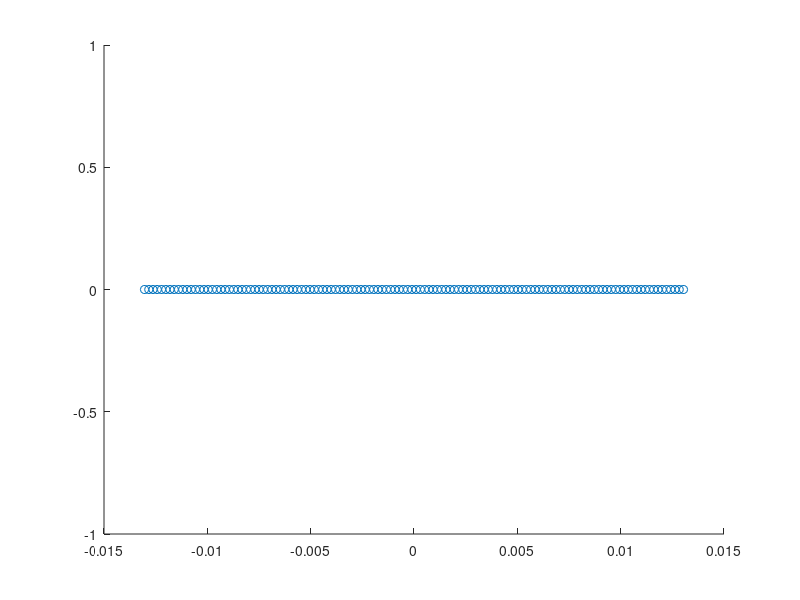

Source code (MATLAB): (Note: this script raises an error after producing the figure.)
clc
clear all
% close all

% set transducer frequency
P.Fc = 7.5e6;
P.wavespeed_skin = 1600; % m/s
P.wavespeed_brain = 1570; % m/s

% bone properties
bone.thickness = 2e-3; % m
bone.wavespeed = 3000; % m/s
bone.curvature = 0; % m^-1
bone.distance = 2e-3; % m

% define transducer
Trans.Fc = P.Fc;
Trans.lambda = 1540 / P.Fc;
Trans.NElems = 128;
Trans.XPiezo = (0:Trans.NElems - 1) .* Trans.lambda - (Trans.NElems - 1) / 2 * Trans.lambda;
Trans.ZPiezo = 0 * Trans.XPiezo;
Trans.lens_thickness = 5 * Trans.lambda;
Trans.lens_wavespeed = 1000; % m/s

% from bone, make realization of interfaces
xax = linspace(-Trans.NElems * Trans.lambda, Trans.NElems * Trans.lambda, 100); %
bone.outer_surface = (Trans.lens_thickness + bone.distance) + bone.curvature * xax .^ 2;
bone.inner_surface = (Trans.lens_thickness + bone.distance + bone.thickness) + bone.curvature * xax .^ 2;

% plot transducer and bone
figure(1); clf;
scatter(Trans.XPiezo, Trans.ZPiezo, 'rx');
yline(0);
yline(Trans.lens_thickness)
hold on
plot(xax, bone.outer_surface, 'k-')

plot(xax, bone.inner_surface, 'k-')
%daspect([1 1 1])
set(gca, 'YDir', 'reverse')
axis equal

%% Prepare ray tracer.
% define sound speed per layer
P.medium_soundspeeds = [Trans.lens_wavespeed,
                        P.wavespeed_skin
                        bone.wavespeed
                        P.wavespeed_brain];

% define  interfaces between tissue layers
P.medium_interfaces = {Trans.lens_thickness,
                       [bone.curvature, 0, Trans.lens_thickness + bone.distance],
                       [bone.curvature, 0, Trans.lens_thickness + bone.distance + bone.thickness]};

P.medium_soundspeeds = P.medium_soundspeeds(:).'; % guarantee row vector
P.medium_interfaces = P.medium_interfaces(:).'; % guarantee row vector

% deremine interface derivatives for normal computation
P.medium_interface_derivatives = cellfun(@rt.util.interface_derivative, P.medium_interfaces, 'UniformOutput', false);

% define a starting point and a image point, and end point for ray tracing
ke_start = 1; % start at first element
x_start = Trans.XPiezo(ke_start);
z_start = Trans.ZPiezo(ke_start);

x_target = 0e-3; % target point
z_target = 50 * Trans.lambda; % target point

ke_end = Trans.NElems; % end at last element
x_end = Trans.XPiezo(ke_end);
z_end = Trans.ZPiezo(ke_end);

% define reconstruction grid
P.x_piezo = Trans.XPiezo;
P.z_piezo = Trans.ZPiezo;
P.x_recon = Trans.XPiezo;
P.z_recon = 0:Trans.lambda / 2:100 * Trans.lambda;
P.lens_thickness = Trans.lens_thickness;

% plot the medium
figure(1); clf;
hold on
rt.plot.medium(BFC, x_start, z_start, x_target, z_target, x_end, z_end);
set(gca, 'YDir', 'reverse')

%% Trace rays
to_layer = 4;
[rays_tx, tof_tx, theta_tx] = rt.ray_bending(x_start, z_start, x_target, z_target, BFC, to_layer);
[rays_rx, tof_rx, theta_rx] = rt.ray_bending(x_end, z_end, x_target, z_target, BFC, to_layer);

tof_tx_c0 = vecnorm([x_target; z_target] - [x_start; z_start]) / 1540;
tof_rx_c0 = vecnorm([x_end; z_end] - [x_target; z_target]) / 1540;

%% plot rays

figure(2); clf;
hold on
rt.plot.medium(BFC, x_start, z_start, x_target, z_target, x_end, z_end);
set(gca, 'YDir', 'reverse')
rt.plot.rays(rays_tx);
rt.plot.rays(rays_rx);

figure(3);
bar([tof_tx tof_rx;
     tof_tx_c0 tof_rx_c0] * 1e6)
ylabel('TOF \mus')
xticklabels({'Ray Tracing', 'Conventional'})
legend('TX', 'RX')

%% Determine for one source and all receivers

x_start = -0.05;
z_start = -1;

x_target = 0e-3; % target point
z_target = (bone.distance + bone.thickness) + 20 * Trans.lambda; % target point

[rays_tx, tof_tx, theta_tx] = rt.ray_bending(x_start, z_start, x_target, z_target, BFC, to_layer);

tof_rx_all = zeros(1, Trans.NElems);
theta_rx_all = zeros(1, Trans.NElems);
rays_rx_all = cell(1, Trans.NElems);
for ke = 1:Trans.NElems
    x_end = Trans.XPiezo(ke);
    z_end = Trans.ZPiezo(ke);
    [rays_rx, tof_rx, theta_rx] = rt.ray_bending(x_end, z_end, x_target, z_target, BFC, to_layer);
    tof_rx_all(ke) = tof_rx;
    theta_rx_all(ke) = theta_rx;
    rays_rx_all{ke} = rays_rx;
end

ind_valid = find(~isnan(tof_rx_all));
tof_round_trip = tof_tx + tof_rx_all;

% homogenous assumption
c0 = 1540;
tof_round_trip_c0 = vecnorm([x_target; z_target] - [x_start; z_start]) / c0 + ...
    vecnorm([Trans.XPiezo; Trans.ZPiezo] - [x_target; z_target]) / c0;

rx_vec = [x_target; z_target] - [Trans.XPiezo; Trans.ZPiezo];
theta_rx_all_c0 = atan2(rx_vec(2, :), rx_vec(1, :)) - pi / 2;

figure(2); clf;
hold on
rt.plot.medium(BFC, x_start, z_start, x_target, z_target, x_end, z_end);
set(gca, 'YDir', 'reverse')
rt.plot.rays(rays_tx);
rt.plot.rays(rays_rx_all{ind_valid(1)});
rt.plot.rays(rays_rx_all{ind_valid(end)});
daspect([1 1 1])
xlim(rt.util.minmax(P.x_recon) * 1e3); ylim(rt.util.minmax(P.z_recon) * 1e3)

% rt.plot.rays(rays_rx);

FNumber = 1.5;
half_opening_angle_rad = atan(1/2 / FNumber);

f_number_mask = find(abs(theta_rx_all) < half_opening_angle_rad);

figure(10); clf;
plot(Trans.XPiezo, tof_round_trip_c0)
hold on
plot(Trans.XPiezo, tof_round_trip)

% get rid of axial shift:
tof_round_trip0 = tof_round_trip - min(tof_round_trip);
tof_round_trip_c0_0 = tof_round_trip_c0 - min(tof_round_trip_c0);

figure(10); clf;
wave_period = 1 / P.Fc;

subplot(321)
plot(Trans.XPiezo, tof_round_trip_c0_0)
hold on
plot(Trans.XPiezo, tof_round_trip0)
xlim(minmax(Trans.XPiezo))

subplot(322)
plot(Trans.XPiezo, tof_round_trip_c0_0 - tof_round_trip0)
yline(wave_period)
hold on
xlim(minmax(Trans.XPiezo))

subplot(312)
plot(Trans.XPiezo, (tof_round_trip_c0_0 - tof_round_trip0) ./ wave_period * 100)
xline(Trans.XPiezo(f_number_mask([1 end])), 'r')
xlim(minmax(Trans.XPiezo))
title('Relative Error wrt Wave Period (%)')
ylabel('Relative error in %')

subplot(313)
plot(Trans.XPiezo, rad2deg(abs(theta_rx_all)))
hold on
plot(Trans.XPiezo, rad2deg(abs(theta_rx_all_c0)), 'r')
legend('Reception Angle Refraction Corrected', 'Reception Angle Conventional DAS')

yline(rad2deg(half_opening_angle_rad), 'r', 'HandleVisibility', 'off')
xline(Trans.XPiezo(f_number_mask([1 end])), 'r', 'HandleVisibility', 'off')
xlim(minmax(Trans.XPiezo))
